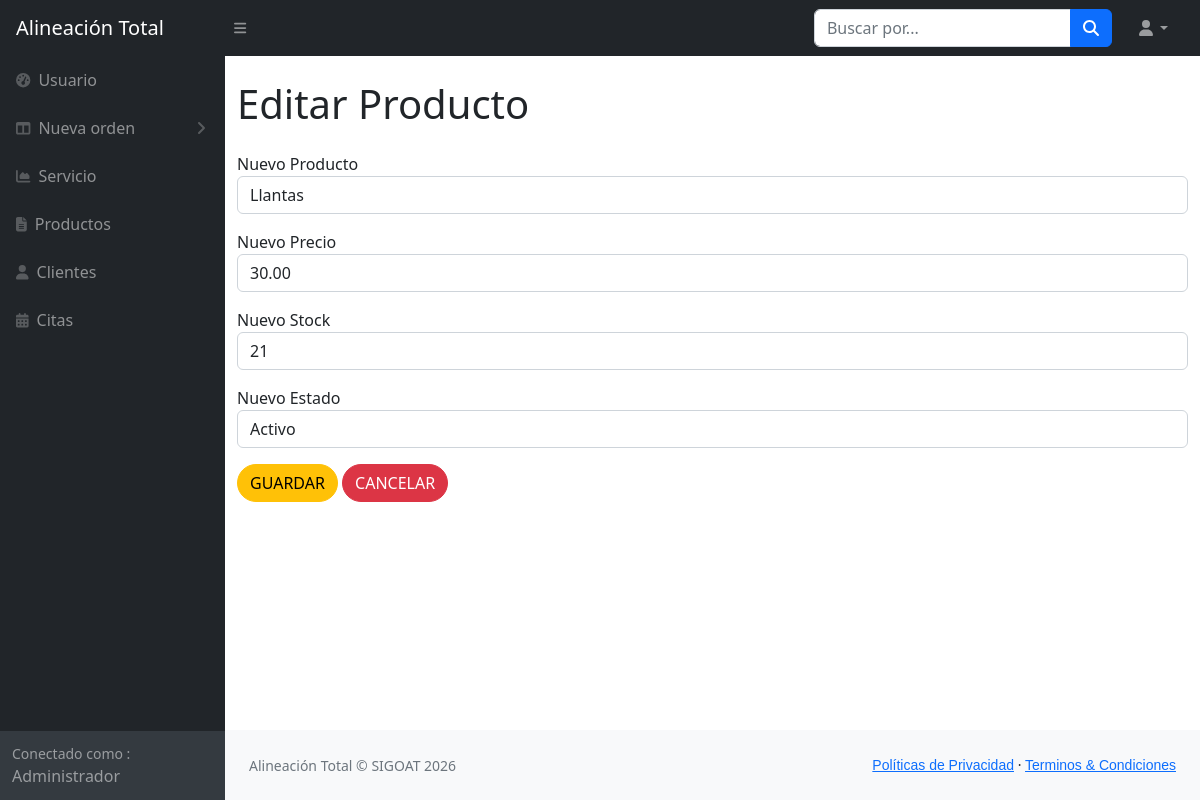
Screenshot of /productos/editar_producto/2/ with the database file from the repository.
### productos/models.py (models this page shows, shortened)
class Producto(models.Model):
    nombre_producto = models.CharField(max_length=100)
    precio_producto = models.DecimalField(max_digits=10, decimal_places=2)
    stock_producto = models.IntegerField()
    estado_producto = models.CharField(max_length=20)

### productos/views.py (the view, shortened to what this page needs)
# urls.py: path('editar_producto/<int:id>/', views.editar_productos, name='editar_productos'),
def editar_productos(request, id):
    producto=Producto.objects.get(id=id)
    return render(request, "productos/editar_producto.html", {"producto": producto})

### productos/templates/productos/editar_producto.html (shortened to what this page needs)
{% load static %}
{% include 'private/header.html' %}
<div class="main-panel">
    <div class="content-wrapper">
        <div class="container mt-4">
            <h1 class="mb-4">Editar Producto</h1>
            <form action="" method="post">
                <div class="form-group mb-3">
                    <label for="nombreProducto">Nuevo Producto</label>
                    <input type="text" name="nombreProductoEdit" class="form-control" value="{{ producto.nombre_producto }}" required>
                </div>
                <div class="form-group mb-3">
                    <label for="precioProducto">Nuevo Precio</label>
                    <input type="number" name="precioProductoEdit" class="form-control" value="{{ producto.precio_producto }}" required>
                </div>
                <div class="form-group mb-3">
                    <label for="stockProducto">Nuevo Stock</label>
                    <input type="number" name="stockProductoEdit" class="form-control" value="{{ producto.stock_producto }}" required>
                </div>
                 <div class="form-group mb-3">
                    <label for="estadoProducto">Nuevo Estado</label>
                    <select name="estadoProductoEdit" id="" class="form-control" value="{{ producto.estado_producto }}" required>
                        <option value="activo">Activo</option>
                    </select>
                </div>
                <button class="btn btn-warning rounded-pill">GUARDAR</button>
                <a href="{% url 'listar_productos' %}" class="btn btn-danger rounded-pill">CANCELAR</a>
            </form>
        </div>
    </div>
</div>
{% include 'private/footer.html' %}

### rows the page displays
Producto: nombreProductoEdit "Llantas", precioProductoEdit "30.00", stockProductoEdit "21", estadoProductoEdit "Activo"
